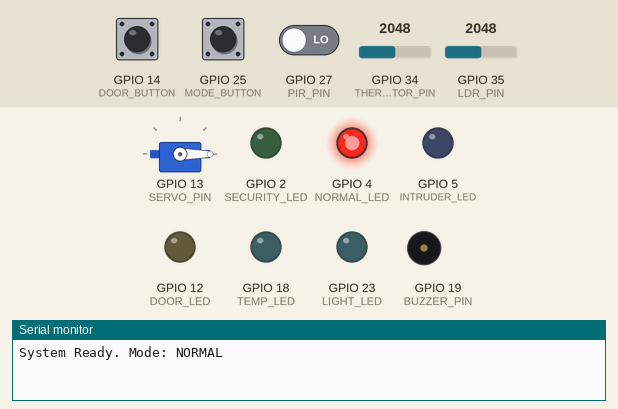
The sketch below on a simulated ESP32. Shown: servo, output pins drawn as LEDs (lit = HIGH), buzzer (waves = sounding), the last lines printed to the serial monitor. The test bench sets the inputs (shaded band); at power-on: GPIO 34 (THERMISTOR_PIN) = 2048, GPIO 14 (DOOR_BUTTON) HIGH, GPIO 25 (MODE_BUTTON) HIGH, GPIO 35 (LDR_PIN) = 2048, GPIO 27 (PIR_PIN) LOW.

Above: at 1.2 s.
1.3 s: GPIO 34 (THERMISTOR_PIN) set to 1535
2.8 s: GPIO 34 (THERMISTOR_PIN) set to 1434
At 2.95 s:
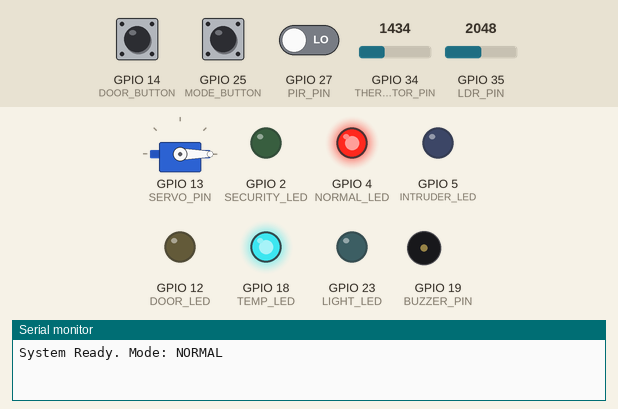
5.8 s: GPIO 14 (DOOR_BUTTON) pulled LOW for 0.15 s
At 5.87 s:
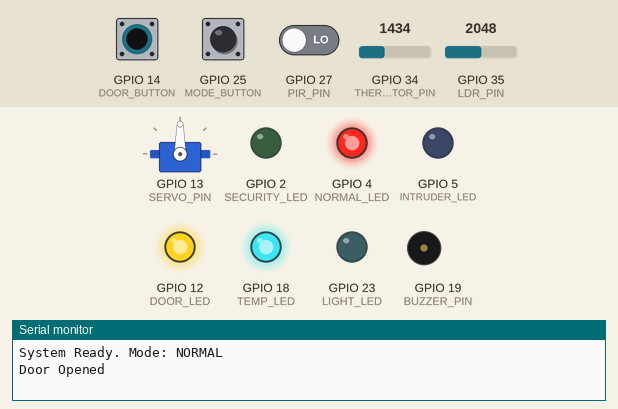
8.8 s: GPIO 25 (MODE_BUTTON) pulled LOW for 0.15 s
At 9.01 s:
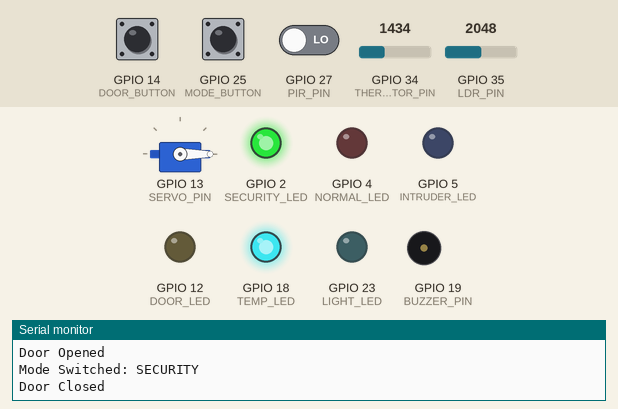
11.8 s: GPIO 35 (LDR_PIN) set to 1843
14.8 s: GPIO 35 (LDR_PIN) set to 1741
At 15.05 s:
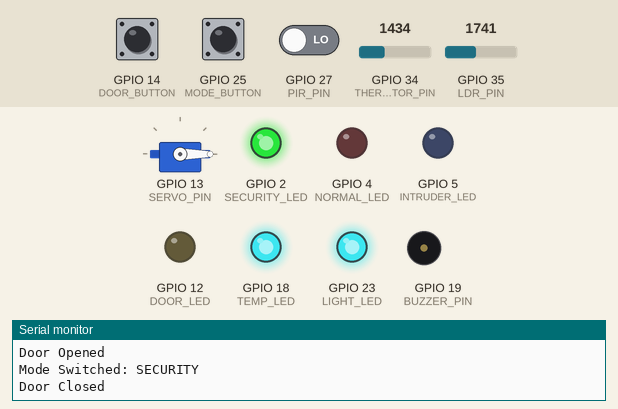
Timing chart, 0 to 18.8 s (numbered marks = the images above; inputs shaded):
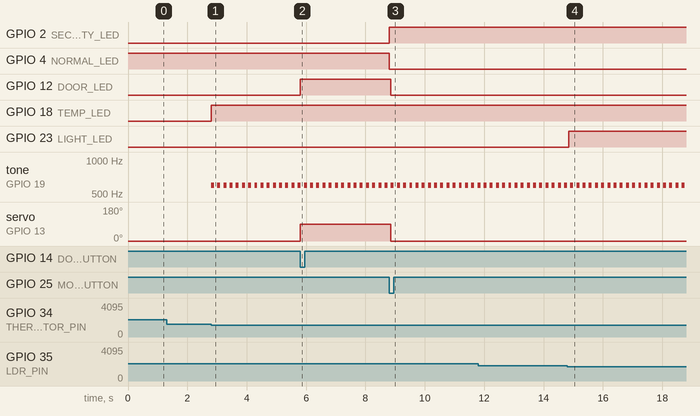

The sketch:

sketch.ino
```cpp
#include <ESP32Servo.h>

/******** PIN DEFINITIONS ********/

// Sensors
#define THERMISTOR_PIN 34
#define LDR_PIN        35
#define PIR_PIN        27
#define DOOR_BUTTON    14
#define MODE_BUTTON    25

// Outputs
#define TEMP_LED       18
#define LIGHT_LED      23
#define INTRUDER_LED   5
#define DOOR_LED       12
#define BUZZER_PIN     19
#define NORMAL_LED     4
#define SECURITY_LED   2
#define SERVO_PIN      13

/******** CONFIGURATION & THRESHOLDS ********/
const int tempThreshold   = 1500;
const int darkThreshold   = 1800; // Turn ON light
const int brightThreshold = 2200; // Turn OFF light

Servo doorServo;
bool securityMode = false;

// Timing Variables
unsigned long lastTempBuzz = 0;
unsigned long lastIntruderBuzz = 0;
unsigned long doorTimer = 0;
const unsigned long tempBuzzInterval = 200;
const unsigned long intruderBuzzInterval = 150;

// State Tracking
bool doorIsOpening = false;

void setup() {
  Serial.begin(115200);


  // Initialize Pins

 int outputs[] = {TEMP_LED, LIGHT_LED, INTRUDER_LED, DOOR_LED, BUZZER_PIN,
   NORMAL_LED, SECURITY_LED};
  for(int pin : outputs) pinMode(pin, OUTPUT);

  pinMode(PIR_PIN, INPUT);
  pinMode(DOOR_BUTTON, INPUT_PULLUP);
  pinMode(MODE_BUTTON, INPUT_PULLUP);

  // Servo Setup
  ESP32PWM::allocateTimer(0);
  doorServo.setPeriodHertz(50);
  doorServo.attach(SERVO_PIN, 500, 2400);
  doorServo.write(0);


  digitalWrite(NORMAL_LED, HIGH);
  Serial.println("System Ready. Mode: NORMAL");
}

void loop() {
  handleModeToggle();
  handleTemperature();
  handleLightSensing();
  handleIntrusion();
  handleDoor();


  delay(10);
}

/******** MODULE 1: MODE TOGGLE  ********/
void handleModeToggle() {
  static bool lastBtn = HIGH;
  bool currentBtn = digitalRead(MODE_BUTTON);

  if (lastBtn == HIGH && currentBtn == LOW) {
    securityMode = !securityMode;
    digitalWrite(NORMAL_LED, !securityMode);
    digitalWrite(SECURITY_LED, securityMode);
    Serial.print("Mode Switched: ");
    Serial.println(securityMode ? "SECURITY" : "NORMAL");
    delay(50);
  }
  lastBtn = currentBtn;
}

/******** MODULE 2: TEMPERATURE ********/
void handleTemperature() {
  int tempValue = analogRead(THERMISTOR_PIN);
  if (tempValue < tempThreshold) {
    digitalWrite(TEMP_LED, HIGH);
    if (millis() - lastTempBuzz > tempBuzzInterval) {
      tone(BUZZER_PIN, 600, 100);
      lastTempBuzz = millis();
    }
  } else {
    digitalWrite(TEMP_LED, LOW);
  }
}

/******** MODULE 3: LIGHT ********/
void handleLightSensing() {
  static int smoothedLight = 2000;
  int currentRead = analogRead(LDR_PIN);


  smoothedLight = (smoothedLight * 0.9) + (currentRead * 0.1);

  if (smoothedLight < darkThreshold) {
    digitalWrite(LIGHT_LED, HIGH);
  } else if (smoothedLight > brightThreshold) {
    digitalWrite(LIGHT_LED, LOW);
  }
}

/******** MODULE 4: INTRUSION ********/
void handleIntrusion() {
  if (digitalRead(PIR_PIN) == HIGH) {
    digitalWrite(INTRUDER_LED, HIGH);
    if (millis() - lastIntruderBuzz > intruderBuzzInterval) {
      // Higher pitch if in security mode
      tone(BUZZER_PIN, securityMode ? 1200 : 800, 80);
      lastIntruderBuzz = millis();
    }
  } else {
    digitalWrite(INTRUDER_LED, LOW);
    // Only stop tone if temperature isn't also triggering it
    if (analogRead(THERMISTOR_PIN) >= tempThreshold) noTone(BUZZER_PIN);
  }
}

/******** MODULE 5: DOOR  ********/
void handleDoor() {
  // Trigger door if button pressed and not already moving
  if (digitalRead(DOOR_BUTTON) == LOW && !doorIsOpening) {
    doorIsOpening = true;
    doorTimer = millis();
    doorServo.write(90);
    digitalWrite(DOOR_LED, HIGH);
    Serial.println("Door Opened");
  }

  // Auto-close door after 3 seconds
  if (doorIsOpening && (millis() - doorTimer > 3000)) {
    doorServo.write(0);
    digitalWrite(DOOR_LED, LOW);
    doorIsOpening = false;
    Serial.println("Door Closed");
  }
}
```

Measured:
- the behaviour switches between 1500 and 1499 on GPIO 34 (THERMISTOR_PIN) (found by bisection; images 0 and 1)
- the behaviour switches between 1800 and 1799 on GPIO 35 (LDR_PIN) (found by bisection; images 3 and 4)
- after the input at 1.3 s, every drawn part: stays the same
- after the input at 2.8 s, GPIO 18 (TEMP_LED): LOW → HIGH at once; tone on GPIO 19 (BUZZER_PIN): alternates 600 Hz for 0.10 s and silent for 0.11 s, starting at once
- after the input at 5.8 s, GPIO 12 (DOOR_LED): LOW → HIGH at once; servo on GPIO 13 (SERVO_PIN): 0° → 90° at once
- after the input at 8.8 s, GPIO 2 (SECURITY_LED): LOW → HIGH at once; GPIO 4 (NORMAL_LED): HIGH → LOW at once
- after the input at 14.8 s, GPIO 23 (LIGHT_LED): LOW → HIGH at once
